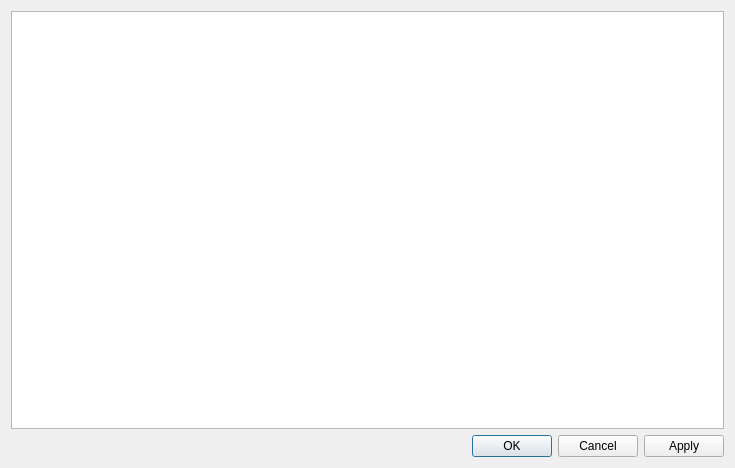
<?xml version="1.0" encoding="UTF-8"?>
<ui version="4.0">
 <class>ScriptEditor</class>
 <widget class="QDialog" name="ScriptEditor">
  <property name="geometry">
   <rect>
    <x>0</x>
    <y>0</y>
    <width>735</width>
    <height>468</height>
   </rect>
  </property>
  <property name="windowTitle">
   <string>JavaScript source - </string>
  </property>
  <property name="windowIcon">
   <iconset resource="../../../icons.qrc">
    <normaloff>:/icons/icon.png</normaloff>:/icons/icon.png</iconset>
  </property>
  <layout class="QVBoxLayout" name="verticalLayout">
   <item>
    <widget class="QPlainTextEdit" name="sourceEdit">
     <property name="lineWrapMode">
      <enum>QPlainTextEdit::NoWrap</enum>
     </property>
     <property name="plainText">
      <string/>
     </property>
     <property name="tabStopWidth">
      <number>40</number>
     </property>
    </widget>
   </item>
   <item>
    <widget class="QDialogButtonBox" name="buttonBox">
     <property name="orientation">
      <enum>Qt::Horizontal</enum>
     </property>
     <property name="standardButtons">
      <set>QDialogButtonBox::Apply|QDialogButtonBox::Cancel|QDialogButtonBox::Ok</set>
     </property>
    </widget>
   </item>
  </layout>
 </widget>
 <resources>
  <include location="../../../icons.qrc"/>
 </resources>
 <connections>
  <connection>
   <sender>buttonBox</sender>
   <signal>rejected()</signal>
   <receiver>ScriptEditor</receiver>
   <slot>reject()</slot>
   <hints>
    <hint type="sourcelabel">
     <x>316</x>
     <y>260</y>
    </hint>
    <hint type="destinationlabel">
     <x>286</x>
     <y>274</y>
    </hint>
   </hints>
  </connection>
 </connections>
</ui>
